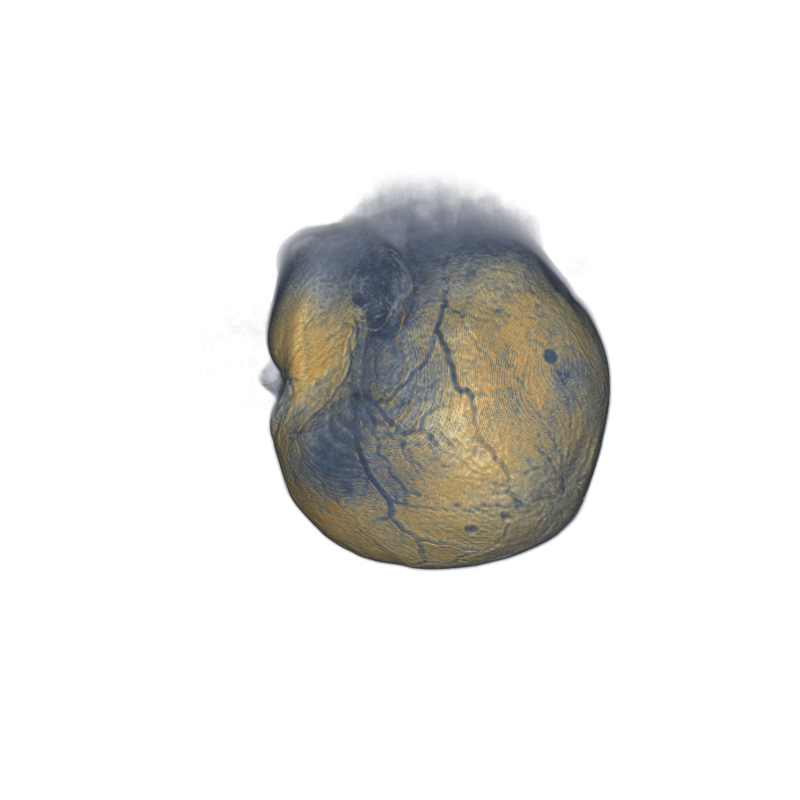

This chart was generated by the following Python code:
#!/usr/bin/env python3
"""
mri_woman.py — volume render of data/mri_woman.raw (MRI scalar volume).

Goal: reveal internal anatomy — denser tissue stands out, softer tissue faint,
with readable colors.

Dtype/shape RESOLVED BY INSPECTION (headerless .raw, 14,286,848 bytes):
  * uint16 little-endian, 256 x 256 x 109, measured range [2, 4095] (12-bit MRI).
  * Confirmed against the uint8/256x256x218 alternative by adjacent-slice
    correlation: uint16-LE = 0.88 (coherent anatomy) vs uint8 = 0.46 (garbled).

Lessons applied (recalled from memory, ON run):
  * sem-range-relative-tf : measured the real scalar range and placed every
    opacity/color control point as a FRACTION of it (MRI dtype/range differs
    from bonsai/engine, so fixed values would have failed).
  * sem-background-cutoff / cor-haze : ~75% of voxels sit below frac 0.05
    (air/background). Opacity held at 0 up to frac 0.05 so no speckle haze.
  * sem-faint-shell-opaque-core : soft tissue (low-mid band) ghosted at very low
    opacity; denser tissue (high band) ramped opaque so it stands out.
  * cor-density-color-assumption : inspected the value distribution first
    (p50 frac 0.014, tissue spans ~0.05-0.5) and placed bands from that, not
    from an assumed ordering.
  * sem-verify-by-eye : render, look at the PNG, fix, finish.
"""
import sys
import numpy as np
import vtk
from vtk.util import numpy_support

RAW = "data/mri_woman.raw"
OUT = "results/mri_woman.png"
DIMS = (256, 256, 109)          # resolved by inspection (uint16-LE)


def main():
    # INSPECT: load as uint16-LE and measure the real range (do not assume).
    arr = np.fromfile(RAW, dtype="<u2")
    assert arr.size == DIMS[0] * DIMS[1] * DIMS[2], f"unexpected size {arr.size}"
    vmin, vmax = float(arr.min()), float(arr.max())
    span = vmax - vmin
    print(f"[inspect] mri_woman dims={DIMS} dtype=uint16-LE "
          f"scalar range=[{vmin},{vmax}]")

    def f(frac):   # fraction of measured range -> absolute scalar
        return vmin + frac * span

    # VTK wants the scalars as a contiguous array; keep uint16.
    vtk_arr = numpy_support.numpy_to_vtk(
        arr.astype(np.uint16).ravel(order="F"), deep=True,
        array_type=vtk.VTK_UNSIGNED_SHORT)
    image = vtk.vtkImageData()
    image.SetDimensions(*DIMS)
    image.SetSpacing(1.0, 1.0, 1.3)   # MRI slice spacing a touch thicker than in-plane
    image.GetPointData().SetScalars(vtk_arr)

    # OPACITY: hard background cutoff (kills haze), soft tissue FAINT, dense tissue
    # opaque. All points are fractions of the MEASURED range.
    # Fix after verify-by-eye (iter 1 made the skin shell too opaque, hiding the
    # interior): pull the broad soft/mid tissue band DOWN to a ghost so denser
    # interior structure reads through it; reserve real opacity for the high band.
    opacity = vtk.vtkPiecewiseFunction()
    opacity.AddPoint(f(0.00), 0.00)
    opacity.AddPoint(f(0.05), 0.00)   # cutoff: ~75% of voxels (air/noise) below here
    opacity.AddPoint(f(0.08), 0.010)  # soft tissue (skin): barely-there ghost
    opacity.AddPoint(f(0.22), 0.025)  # soft tissue stays very faint
    opacity.AddPoint(f(0.34), 0.08)   # mid tissue: still see-through
    opacity.AddPoint(f(0.46), 0.35)   # denser tissue starts to stand out
    opacity.AddPoint(f(0.60), 0.75)   # dense structure clearly opaque
    opacity.AddPoint(f(1.00), 0.95)   # densest cores fully opaque

    # COLOR: cool/dim for the faint soft tissue -> warm/bright reserved for the
    # dense high band, so the interior anatomy pops against a ghosted exterior.
    color = vtk.vtkColorTransferFunction()
    color.AddRGBPoint(f(0.06), 0.16, 0.20, 0.32)   # soft tissue: dim cool blue-grey
    color.AddRGBPoint(f(0.30), 0.40, 0.48, 0.60)   # soft->mid: pale cool grey
    color.AddRGBPoint(f(0.44), 0.70, 0.72, 0.70)   # transition: neutral
    color.AddRGBPoint(f(0.52), 0.92, 0.76, 0.40)   # dense: warm gold
    color.AddRGBPoint(f(0.66), 0.97, 0.52, 0.20)   # denser: orange
    color.AddRGBPoint(f(0.80), 0.95, 0.28, 0.16)   # red
    color.AddRGBPoint(f(1.00), 1.00, 0.96, 0.90)   # densest cores: bright near-white

    prop = vtk.vtkVolumeProperty()
    prop.SetColor(color)
    prop.SetScalarOpacity(opacity)
    prop.ShadeOn()
    prop.SetAmbient(0.30)
    prop.SetDiffuse(0.70)
    prop.SetSpecular(0.30)
    prop.SetInterpolationTypeToLinear()

    mapper = vtk.vtkSmartVolumeMapper()
    mapper.SetInputData(image)

    volume = vtk.vtkVolume()
    volume.SetMapper(mapper)
    volume.SetProperty(prop)

    renderer = vtk.vtkRenderer()
    renderer.SetBackground(1.0, 1.0, 1.0)
    renderer.AddVolume(volume)

    render_window = vtk.vtkRenderWindow()
    render_window.SetOffScreenRendering(1)
    render_window.SetSize(800, 800)
    render_window.AddRenderer(renderer)

    renderer.ResetCamera()
    cam = renderer.GetActiveCamera()
    cam.Azimuth(30)
    cam.Elevation(-15)
    renderer.ResetCameraClippingRange()

    render_window.Render()

    w2i = vtk.vtkWindowToImageFilter()
    w2i.SetInput(render_window)
    w2i.Update()
    writer = vtk.vtkPNGWriter()
    writer.SetFileName(OUT)
    writer.SetInputConnection(w2i.GetOutputPort())
    writer.Write()
    print(f"[render] wrote {OUT}")
    return 0


if __name__ == "__main__":
    sys.exit(main())
